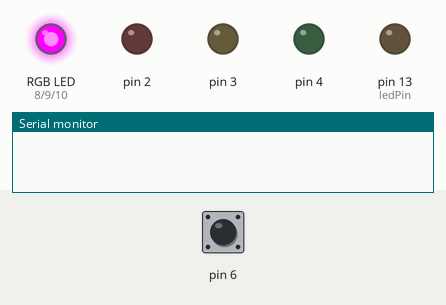
Bench run of a sketch on a simulated Arduino Uno, built with avr-gcc and run on an emulated ATmega328P. Shown: an RGB LED mixed from three pins (HIGH = lit), output pins drawn as LEDs (lit = HIGH), the last lines printed to the serial monitor. Dashed ring = blinking. The inputs (shaded band) are chosen by the test bench; at power-on: pin 6 HIGH.

Above: at 2.3 s.
2.4 s: pin 6 driven LOW
At 2.9 s:
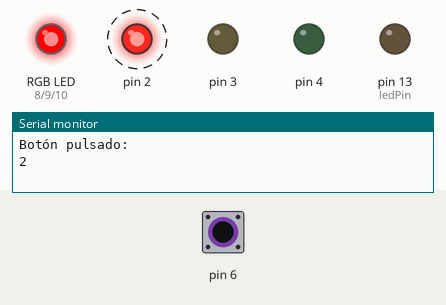
At 5.4 s:
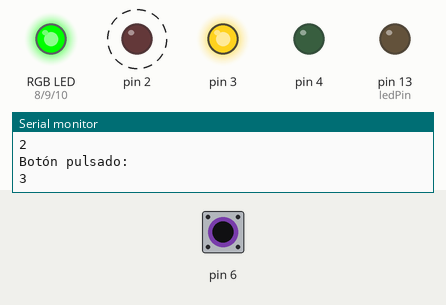
5.5 s: pin 6 driven HIGH
At 6.3 s:
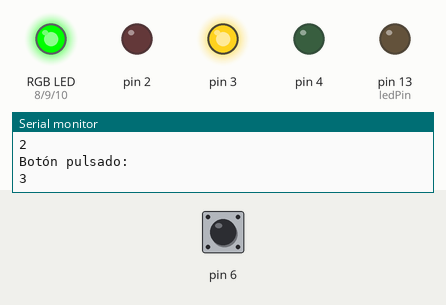
Timing chart, 0 to 8.5 s (numbered marks = the images above; inputs shaded):
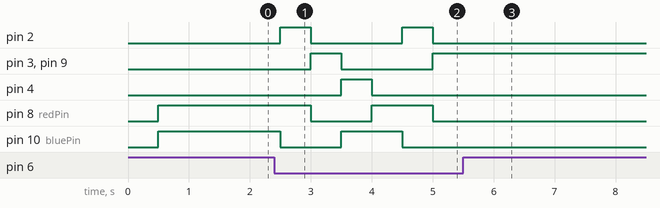

The sketch:

semaforito.ino
```cpp
/*
Un pequeño script que cambia el color de leds como un semáforo.

También tiene conectado un led RGB que se pone morado cuando no hay
ningún led encendido.

El circuito tiene puenteado un buzzer que suena en verde para que sea
apto para ciegos.

Cada 500ms lee si el botón está pulsado y con eso cambia el valor.
Esto también tiene como efecto que si dejamos el botón pulsado,
los colores cambian cada 500ms, siendo más divertido para el niño :)
*/

const int ledPin = LED_BUILTIN;  // the number of the LED pin

// inicio el currentPin a 1 para que no se ilumine ningún led
int currentPin = 1;

int ledState = LOW;  // ledState used to set the LED

// valores para el led RGB
int redPin = 8;
int greenPin = 9;
int bluePin = 10;

void logicaPrincipal(){

  leerBoton();

  apagarTodasLasLuces();

  cambiarDeColorElLedRGB();

  encenderElPinActivoDelSemaforo();

}

void iniciarSemaforo(){
  // harcodeados para enterarme de dónde estoy pinchando
  pinMode(6, INPUT);
  pinMode(2, OUTPUT);
  pinMode(3, OUTPUT);
  pinMode(4, OUTPUT);
}

void iniciarLedRGB(){
  // estos son para el led RGB que le gusta a mi hijo
  pinMode(redPin,  OUTPUT);
  pinMode(greenPin, OUTPUT);
  pinMode(bluePin, OUTPUT);
}

void leerBoton()
{
  byte buttonState = digitalRead(6);

  if (buttonState == LOW) {

    currentPin = currentPin + 1;

    if(currentPin == 5){ // si nos vamos al pin que no es, apagamos.
      currentPin = 1;
    }

    Serial.println("Botón pulsado:");
    Serial.println(currentPin);

  }
}

void apagarTodasLasLuces(){
    digitalWrite(2, LOW);
    digitalWrite(3, LOW);
    digitalWrite(4, LOW);

    digitalWrite(redPin, LOW);
    digitalWrite(greenPin, LOW);
    digitalWrite(bluePin, LOW);

    digitalWrite(currentPin, LOW);
}

void encenderElPinActivoDelSemaforo(){
  digitalWrite(currentPin, HIGH);
}

void cambiarDeColorElLedRGB(){
    if(currentPin == 2){
      digitalWrite(redPin, HIGH);
    } else if(currentPin == 3){
      digitalWrite(greenPin, HIGH);
    } else if(currentPin == 4){
      digitalWrite(bluePin, HIGH);
    } else {

      digitalWrite(redPin, LOW);
      digitalWrite(greenPin, LOW);
      digitalWrite(bluePin, LOW);

      digitalWrite(redPin, HIGH);
      digitalWrite(bluePin, HIGH);
    }
}

void setup() {
  // Para enviar mensajes de log
  Serial.begin(9600);

  // set the digital pin as output:
  pinMode(ledPin, OUTPUT);

  iniciarSemaforo();

  iniciarLedRGB();
}

void loop() {
  delay(500);

  logicaPrincipal();

}
```

Measured:
- after the input at 2.4 s, pin 2: alternates HIGH for 0.50 s and LOW for 1.5 s, starting after 0.10 s; pin 3: LOW → HIGH after 0.60 s, → LOW 0.50 s later, → HIGH 1.5 s later
- after the input at 5.5 s, pin 2, pin 4, pin 8 (redPin), pin 10 (bluePin): stops changing and stays LOW; pin 3, pin 9 (greenPin): stops changing and stays HIGH
